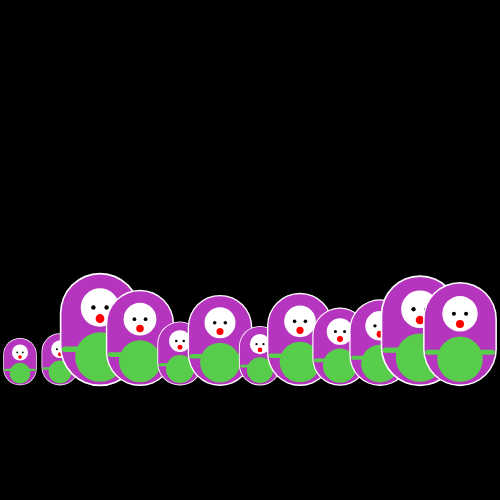
Frame 1 (no input)
Frame 60 (no input): identical to frame 1, image omitted
Frame 120 (the mouse pressed at the canvas centre since frame 60): identical to frame 1, image omitted

The p5.js sketch that drew this single still picture (run headless with seeded random() and noise() and a simulated clock; from frame 60 on, the mouse is pressed at the canvas centre):

// p5.js sketch
// ── sketch.js
function setup() {
  createCanvas(500, 500);
  randomColor = color(random(255), random(255), random(255));
  randomColor2 = color(random(255), random(255), random(255));
  background("silver");
}

/*function draw() {
  background(0);
  for (var y = 32; y <= height; y += 8) {
    for (var x = 12; x <= width; x += 15) {
      ellipse(x+y, y, 16 - y/10.0, 16 - y/10.0);
    }
  }
}*/

function draw() {
  background("black");
  randomSeed(0);
  // loop here is set so the dolls don't run off the edge
  for (var i = 20; i <= width -20; i += 40) { 
    var scalar = random(0.20, 1.3)
    nestingdoll(i, 110, scalar)
  }
}

function nestingdoll(x, y, s) {
  push();
  translate(x, height / 1.3); // trying to follow the rule of thirds for placement here 
  scale(s); // Set the scale
  stroke("white"); // creating a border helps to make each repeating doll distinct
  strokeWeight(73);
  line(0, -35, 0, -65); 
  stroke(randomColor); // Body
  strokeWeight(70);
  line(0, -35, 0, -65); 
  noStroke(); // Face
  fill(255);
  ellipse(0, -70, 35, 35) 
  fill(0); // Eyes
  ellipse(-6, -70, 4, 4); // Left eye
  ellipse(6, -70, 4, 4); // Right eye
  fill("red"); // Mouth
  ellipse(0, -60, 8, 8); 
  fill(randomColor2); // Apron
  ellipse(0, -25, 45, 45);
  stroke(randomColor2);
  strokeWeight(5);
  line(-32, -32, 32, -32);
  pop();
}
